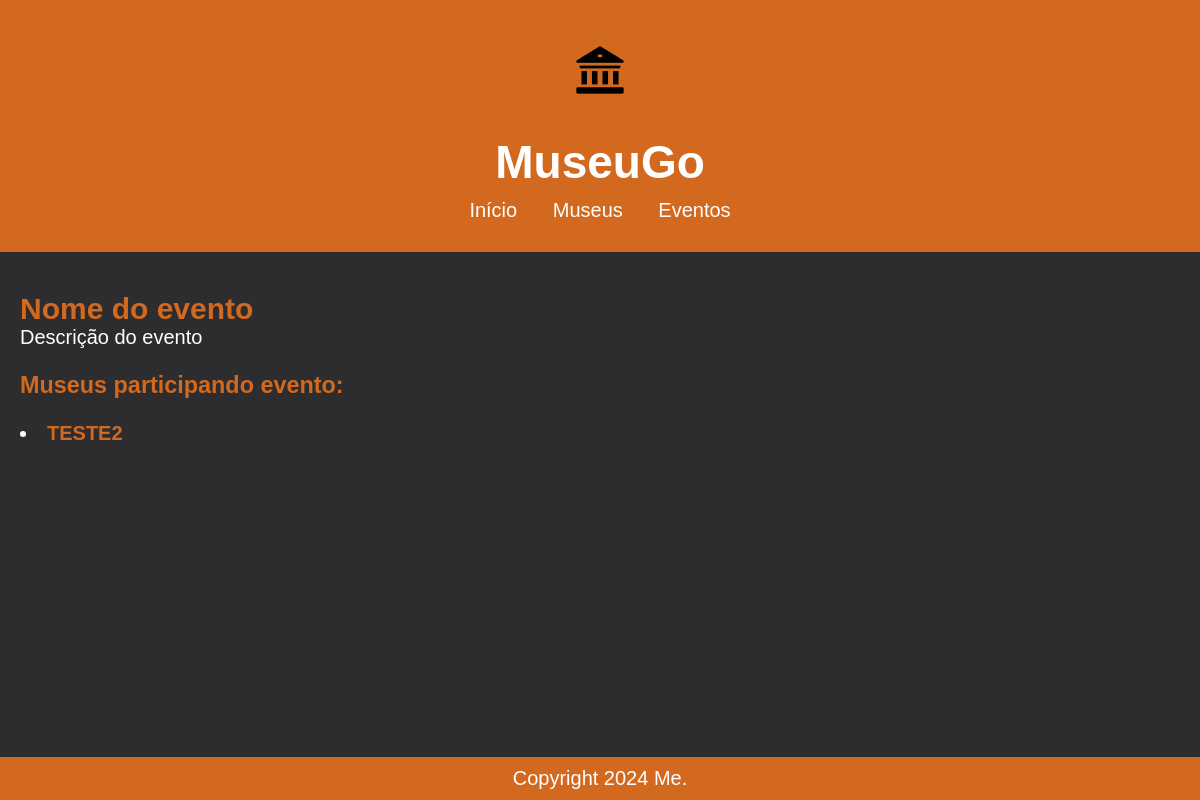
The app's page /posts/categories/1/ with its own data.
### post/models.py (models this page shows, shortened)
class Category(models.Model):
    name = models.CharField(max_length=100)
    description = models.TextField(blank=True)

class Post(models.Model):
    title = models.CharField(max_length=200)
    content = models.TextField()
    created_date = models.DateTimeField(default=now)
    categories = models.ManyToManyField(Category, related_name='posts')
    location = models.TextField()
    image_url = models.CharField(max_length=255, blank=True, null=True)

### post/views.py (the view, shortened to what this page needs)
# urls.py: path('categories/<int:pk>/', CategoryDetailView.as_view(), name='category_detail'),
class CategoryDetailView(DetailView):
    model = Category
    template_name = 'post/category_detail.html'
    context_object_name = 'category'
    def get_context_data(self, **kwargs):
        context = super().get_context_data(**kwargs)
        context['posts'] = self.object.posts.all()
        return context

### post/templates/post/category_detail.html
{% extends 'base.html' %}
{% block content %}
<h2>{{ category.name }}</h2>
<p>{{ category.description }}</p> <br>
<h3>Museus participando evento:</h3> <br>
    {% for post in posts %}
        <li><a href="{% url 'post_detail' post.pk %}" class="post-title">{{ post.title }}</a></li>
    {% endfor %}
{% endblock %}

### static/staticpages/style.css (style rules this page uses)
* { margin: 0; padding: 0; box-sizing: border-box; }
:root { font-size: 20px; }
body { font-family: Arial, sans-serif; display: flex; flex-direction: column; min-height: 100vh; color: white; background-color: #2D2D30; justify-content: flex-start; text-align: left; }
h1, h2, h3, h4 { color: #D2691E; }
a.post-title { color: #D2691E; text-decoration: none; font-weight: bold; }

### records on screen
Category: name "Nome do evento", description "Descrição do evento"
Post: title "TESTE2"
